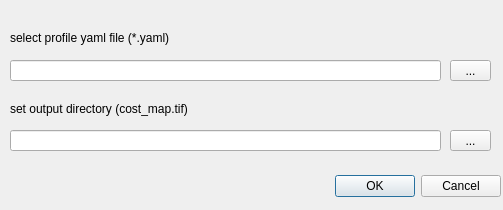
<?xml version="1.0" encoding="UTF-8"?>
<ui version="4.0">
 <class>CostMapDialogBase</class>
 <widget class="QDialog" name="CostMapDialogBase">
  <property name="geometry">
   <rect>
    <x>0</x>
    <y>0</y>
    <width>503</width>
    <height>210</height>
   </rect>
  </property>
  <property name="windowTitle">
   <string>cost map</string>
  </property>
  <widget class="QDialogButtonBox" name="button_box">
   <property name="geometry">
    <rect>
     <x>160</x>
     <y>170</y>
     <width>341</width>
     <height>32</height>
    </rect>
   </property>
   <property name="orientation">
    <enum>Qt::Horizontal</enum>
   </property>
   <property name="standardButtons">
    <set>QDialogButtonBox::Cancel|QDialogButtonBox::Ok</set>
   </property>
  </widget>
  <widget class="QToolButton" name="toolButton">
   <property name="geometry">
    <rect>
     <x>450</x>
     <y>60</y>
     <width>41</width>
     <height>21</height>
    </rect>
   </property>
   <property name="text">
    <string>...</string>
   </property>
  </widget>
  <widget class="QLineEdit" name="lineEdit">
   <property name="geometry">
    <rect>
     <x>10</x>
     <y>60</y>
     <width>431</width>
     <height>21</height>
    </rect>
   </property>
  </widget>
  <widget class="QLabel" name="label">
   <property name="geometry">
    <rect>
     <x>10</x>
     <y>30</y>
     <width>241</width>
     <height>16</height>
    </rect>
   </property>
   <property name="text">
    <string>select profile yaml file (*.yaml)</string>
   </property>
  </widget>
  <widget class="QLineEdit" name="lineEdit_2">
   <property name="geometry">
    <rect>
     <x>10</x>
     <y>130</y>
     <width>431</width>
     <height>21</height>
    </rect>
   </property>
  </widget>
  <widget class="QToolButton" name="toolButton_2">
   <property name="geometry">
    <rect>
     <x>450</x>
     <y>130</y>
     <width>41</width>
     <height>21</height>
    </rect>
   </property>
   <property name="text">
    <string>...</string>
   </property>
  </widget>
  <widget class="QLabel" name="label_2">
   <property name="geometry">
    <rect>
     <x>10</x>
     <y>100</y>
     <width>251</width>
     <height>17</height>
    </rect>
   </property>
   <property name="text">
    <string>set output directory (cost_map.tif)</string>
   </property>
  </widget>
 </widget>
 <resources/>
 <connections>
  <connection>
   <sender>button_box</sender>
   <signal>accepted()</signal>
   <receiver>CostMapDialogBase</receiver>
   <slot>accept()</slot>
   <hints>
    <hint type="sourcelabel">
     <x>60</x>
     <y>60</y>
    </hint>
    <hint type="destinationlabel">
     <x>20</x>
     <y>20</y>
    </hint>
   </hints>
  </connection>
  <connection>
   <sender>button_box</sender>
   <signal>rejected()</signal>
   <receiver>CostMapDialogBase</receiver>
   <slot>reject()</slot>
   <hints>
    <hint type="sourcelabel">
     <x>60</x>
     <y>60</y>
    </hint>
    <hint type="destinationlabel">
     <x>20</x>
     <y>20</y>
    </hint>
   </hints>
  </connection>
 </connections>
</ui>
